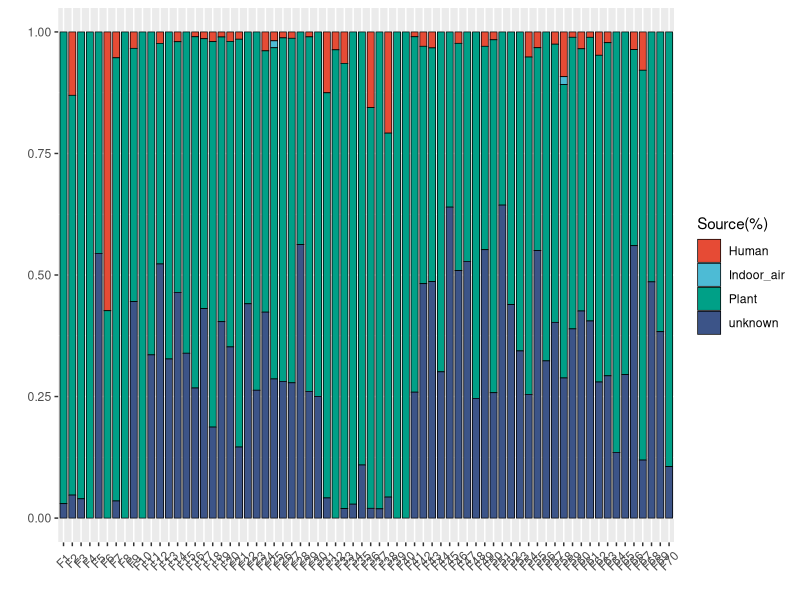
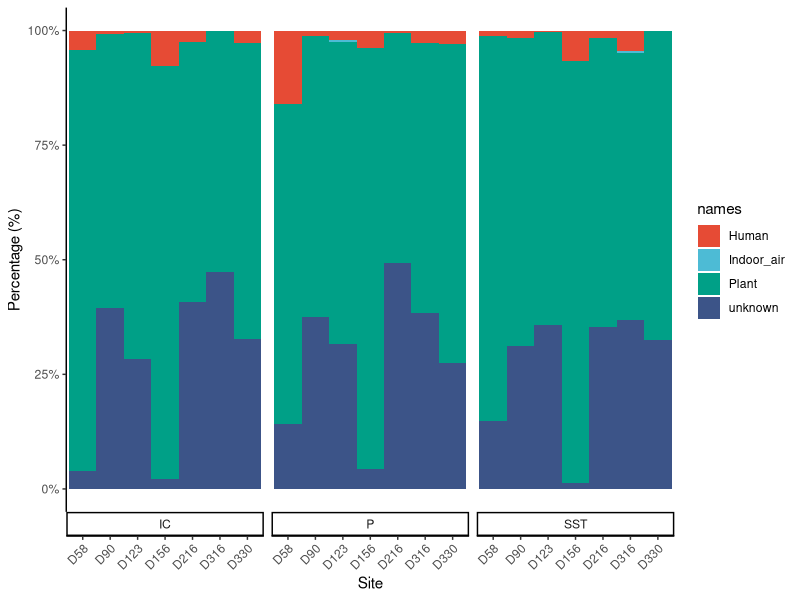
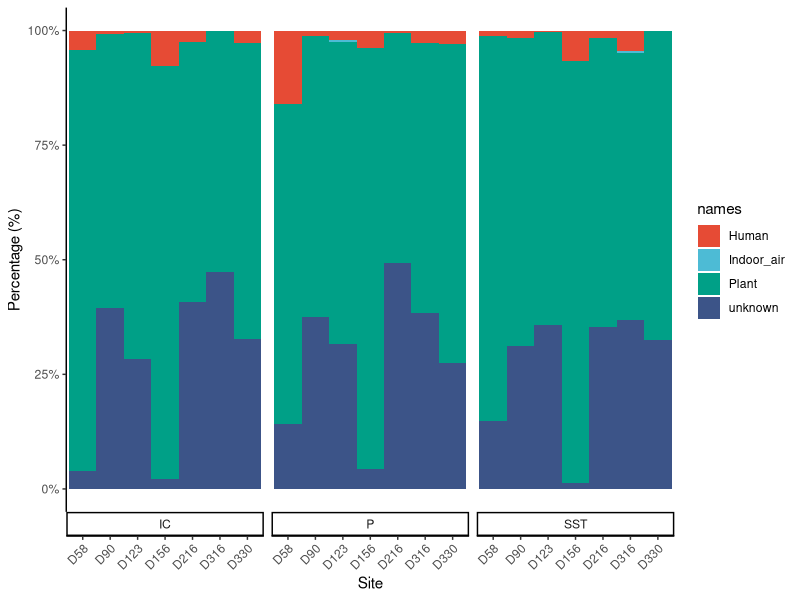

These figures' R source, in order:
library(ggplot2)
library(RColorBrewer)
library(dplyr)
library(graphics)
library(reshape)
library(ggsci)
pro_data <- read.csv("pro_data.csv",header = T)
data <- melt(pro_data,id.vars='names')
# 过滤比例小于 1% 的来源
data <- data[data$value>0.01,]
# 保留一位小数
data$value <- round(data$value*100, digits = 1)
library(plyr)
library(RColorBrewer)

data1 <- aggregate(value ~ names + variable, data = data, sum)
(p1 <- ggplot(data=data1,aes(variable,value,fill=names))+
    geom_bar(stat="identity", position="fill",color="black", width=0.8,size=0.25)+
    scale_fill_npg()+
    labs(x = '', y = '',fill='Source(%)') +
    theme(
      axis.text.x = element_text(angle = 45, hjust = 0.5, vjust = 0.5),
      legend.position = "right"
    ))
sampFile <- read.table("mapping.txt",header = T)
data_all = merge(data1, sampFile, by.x="variable", by.y = "SampleID")
data_all$time3  = factor(data_all$time3, levels=c("D58","D90","D123","D156","D216","D316","D330"))
p2 = ggplot(data_all, aes(x=time3, y = value, fill = names )) + 
  geom_bar(stat = "identity",position="fill", width=1)+ 
  scale_y_continuous(labels = scales::percent) + scale_fill_npg()+
  # 分面，进一步按group分组，x轴范围自由否则位置异常，swith设置标签底部，并调置去除图例背景
  facet_grid( ~ site2, scales = "free_x", switch = "x") +  theme(strip.background = element_blank())+
  # 关闭x轴刻度和标签
  theme(axis.ticks.x = element_blank(), axis.text.x = element_blank())+
  xlab("Site")+ylab("Percentage (%)")+ theme_classic()+theme(axis.text.x=element_text(angle=45,vjust=1, hjust=1))
p2

ggsave("Fig.6 FEAST_Multi_sinks.pdf",p2,width = 8,height = 6)
